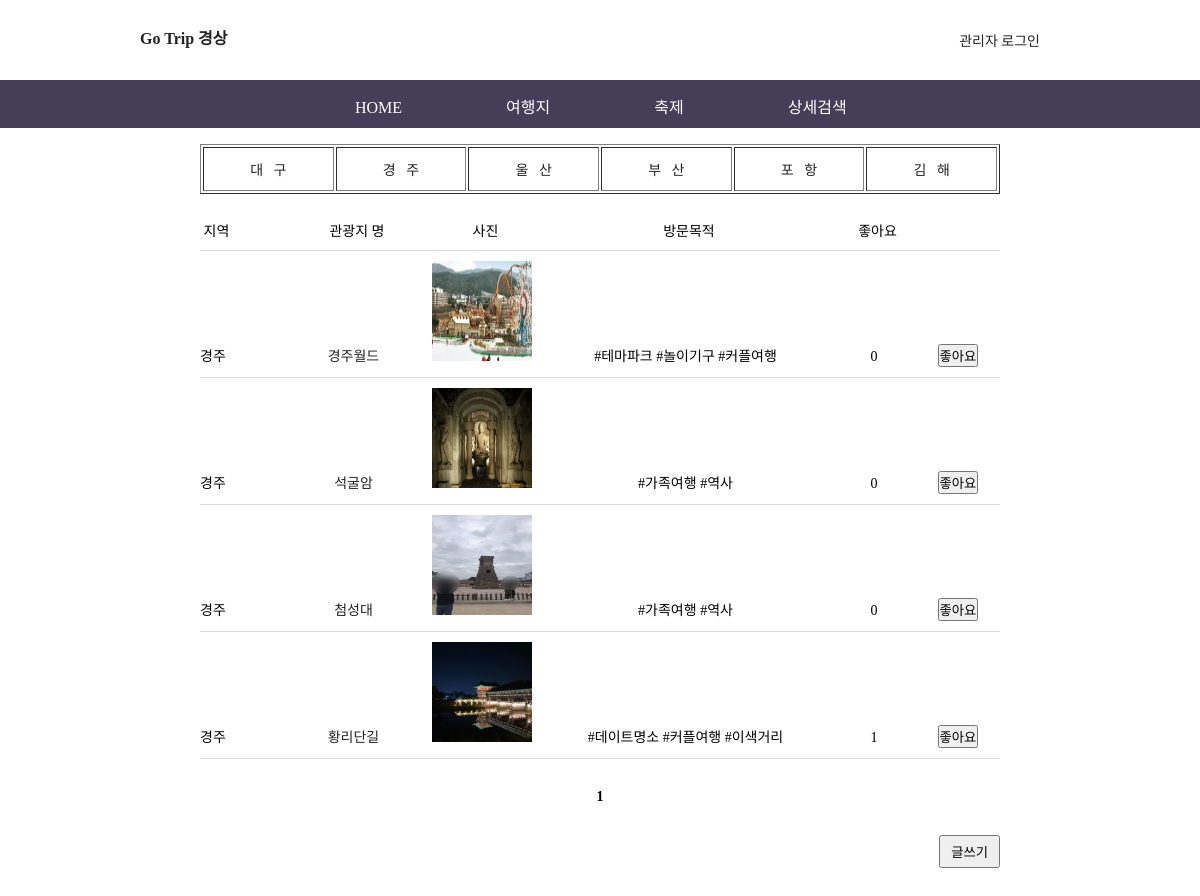
The page /trip/trip_gj.php on the database its author committed.
### tables this page shows
CREATE TABLE `trip_ok` (
  `num` int(11) NOT NULL,
  `subject` char(20) NOT NULL,
  `content` varchar(1000) NOT NULL,
  `area` char(20) NOT NULL,
  `purpose` char(20) NOT NULL,
  `Details` varchar(1000) NOT NULL,
  `file_name` char(40) DEFAULT NULL,
  `file_type` char(40) DEFAULT NULL,
  `file_copied` char(40) DEFAULT NULL,
  `hit` int(11) NOT NULL
);

### trip/trip_gj.php (the view, shortened to what this page needs)
<!DOCTYPE html>
<html>
<head>
<link rel="stylesheet" type="text/css" href="./css/trip_common.css">
<link rel="stylesheet" type="text/css" href="./css/trip_list.css">
</head>
<body>
<header>
    <?php include "header.php";?>
</header>
<section>
   	<div id="board_box"><br>
	   <table border="1" width="800" height="50" align="center">
       <tr align="center">
       <td><a href="trip_dg.php">대&nbsp&nbsp&nbsp구</td>
       <td><a href="trip_gj.php">경&nbsp&nbsp&nbsp주</td>
       <td><a href="trip_ws.php">울&nbsp&nbsp&nbsp산</td>
       <td><a href="trip_bs.php">부&nbsp&nbsp&nbsp산</td>
       <td><a href="trip_ph.php">포&nbsp&nbsp&nbsp항</td>
       <td><a href="trip_kh.php">김&nbsp&nbsp&nbsp해</td>
     </tr>
   </table><br>
	    <ul id="trip_list">
				<li>
          <span class="col2">지역</span>
					<span class="col3">관광지 명</span>
					<span class="col4">사진</span>
					<span class="col5">방문목적</span>
          <span class="col6">좋아요</span>
				</li>
<?php
	if (isset($_GET["page"]))
		$page = $_GET["page"];
	else
		$page = 1;
	$con = mysqli_connect("localhost", "user1", "12345", "trip");
	$sql = "select * from trip_ok where area = '경주'";
	$result = mysqli_query($con, $sql);
	$total_record = mysqli_num_rows($result);
	$scale = 10;
	if ($total_record % $scale == 0)
		$total_page = floor($total_record/$scale);
	else
		$total_page = floor($total_record/$scale) + 1;
+
	$start = ($page - 1) * $scale;
   for ($i=$start; $i<$start+$scale && $i < $total_record; $i++)
   {
      mysqli_data_seek($result, $i);
      $row = mysqli_fetch_array($result);
	  $num = $row["num"];
	  $subject = $row["subject"];
    $area = $row["area"];
    $purpose = $row["purpose"];
    $file_copied = $row["file_copied"];
    $hit = $row["hit"];
?>
				<li>
          <span class="col2"><?=$area?></span>
					<span class="col3"><a href="trip_view.php?num=<?=$num?>"><?=$subject?></a></span>
					<span class="col4"><img src="./data/<?=$file_copied?>" width="100" height="100"></span>
          <span class="col5"><?=$purpose?></span>
          <span class="col6"><?=$hit?></span>
          <span class="col7"><button onclick="location.href='trip_hit.php?num=<?=$num?>&page=<?=$page?>&hit=<?=$hit?>'">좋아요</button></span>
				</li>
<?php
   }
?>
	    	</ul>
			<ul id="page_num">
<?php
	if ($total_page>=2 && $page >= 2)
	{
		$new_page = $page-1;
		echo "<li><a href='trip_list.php?page=$new_page'>◀ 이전</a> </li>";
	}
	else
		echo "<li>&nbsp;</li>";
   	for ($i=1; $i<=$total_page; $i++)
   	{
		if ($page == $i)
		{
			echo "<li><b> $i </b></li>";
		}
		else
		{
			echo "<li><a href='trip_list.php?page=$i'> $i </a><li>";
		}
   	}
   	if ($total_page>=2 && $page != $total_page)
   	{
		$new_page = $page+1;
		echo "<li> <a href='trip_list.php?page=$new_page'>다음 ▶</a> </li>";
	}
	else
		echo "<li>&nbsp;</li>";
?>
			</ul>
			<ul class="buttons">
				<li>
<?php
    if($userid) {
?>
					<button onclick="location.href='trip_form.php'">글쓰기</button>
<?php
	} else {
?>
					<a href="javascript:alert('관리자 전용!')"><button>글쓰기</button></a>
<?php
	}
?>
				</li>
			</ul>
	</div>
</section>
</body>
</html>

### trip/css/trip_common.css (style rules this page uses)
* { padding: 0; margin: 0; }
body { font-family: "돋움"; font-size: 14px; }
img { border: 0; }
ul { list-style-type: none; }
a { display: inline-block; text-decoration: none; }
a:link { text-decoration:none; color: #222222; }

### trip/css/trip_list.css (style rules this page uses)
#board_box { position: relative; width: 800px; margin: 0 auto; }
#board_box .buttons { text-align: right; margin: 20px 0 40px 0; }
#board_box .buttons li { display: inline; }
#board_box .buttons button { padding: 5px 10px; cursor: pointer; }
#trip_list li { padding: 10px 0; border-bottom: solid 1px #dddddd; }
#trip_list span { display: inline-block; text-align: center; }
#trip_list .col2 { width: 100px; text-align: left; }
#trip_list .col3 { width: 100px; }
#trip_list .col4 { width: 150px; }
#trip_list .col5 { width: 250px; }
#trip_list .col6 { width: 120px; }
#page_num { text-align: center; margin: 30px 0 }
#page_num li { display: inline; }
#board_box { width: 800px; margin: 0 auto; }

### rows shown on the page
trip_ok: area "경주", subject "경주월드", file_copied (picture), purpose "#테마파크 #놀이기구 #커플여행", hit "0"
trip_ok: area "경주", subject "석굴암", file_copied (picture), purpose "#가족여행 #역사", hit "0"
trip_ok: area "경주", subject "첨성대", file_copied (picture), purpose "#가족여행 #역사", hit "0"
trip_ok: area "경주", subject "황리단길", file_copied (picture), purpose "#데이트명소 #커플여행 #이색거리", hit "1"
